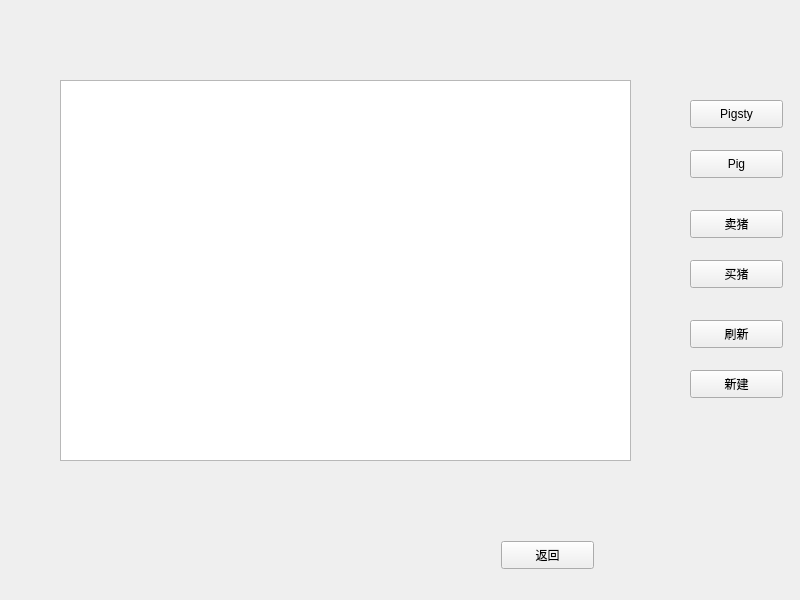
<?xml version="1.0" encoding="UTF-8"?>
<ui version="4.0">
 <class>Dialog_1</class>
 <widget class="QDialog" name="Dialog_1">
  <property name="geometry">
   <rect>
    <x>0</x>
    <y>0</y>
    <width>800</width>
    <height>600</height>
   </rect>
  </property>
  <property name="sizePolicy">
   <sizepolicy hsizetype="Fixed" vsizetype="Fixed">
    <horstretch>0</horstretch>
    <verstretch>0</verstretch>
   </sizepolicy>
  </property>
  <property name="minimumSize">
   <size>
    <width>800</width>
    <height>600</height>
   </size>
  </property>
  <property name="maximumSize">
   <size>
    <width>800</width>
    <height>600</height>
   </size>
  </property>
  <property name="windowTitle">
   <string>Dialog</string>
  </property>
  <widget class="QStackedWidget" name="stackedWidget">
   <property name="geometry">
    <rect>
     <x>30</x>
     <y>30</y>
     <width>641</width>
     <height>491</height>
    </rect>
   </property>
   <property name="currentIndex">
    <number>1</number>
   </property>
   <widget class="QWidget" name="page">
    <widget class="QTableWidget" name="tableWidget">
     <property name="geometry">
      <rect>
       <x>20</x>
       <y>20</y>
       <width>551</width>
       <height>441</height>
      </rect>
     </property>
    </widget>
   </widget>
   <widget class="QWidget" name="page_2">
    <widget class="QTableWidget" name="tableWidget_pig">
     <property name="geometry">
      <rect>
       <x>30</x>
       <y>50</y>
       <width>571</width>
       <height>381</height>
      </rect>
     </property>
    </widget>
   </widget>
   <widget class="QWidget" name="page_3">
    <widget class="QWidget" name="widget_2" native="true">
     <property name="geometry">
      <rect>
       <x>150</x>
       <y>20</y>
       <width>293</width>
       <height>50</height>
      </rect>
     </property>
     <layout class="QHBoxLayout" name="horizontalLayout_2">
      <item>
       <widget class="QLineEdit" name="lineEdit_file"/>
      </item>
      <item>
       <widget class="QPushButton" name="pushButton">
        <property name="text">
         <string>浏览路径</string>
        </property>
       </widget>
      </item>
     </layout>
    </widget>
    <widget class="QTextEdit" name="textEdit">
     <property name="geometry">
      <rect>
       <x>90</x>
       <y>110</y>
       <width>441</width>
       <height>311</height>
      </rect>
     </property>
    </widget>
   </widget>
  </widget>
  <widget class="QWidget" name="widget" native="true">
   <property name="geometry">
    <rect>
     <x>390</x>
     <y>530</y>
     <width>215</width>
     <height>50</height>
    </rect>
   </property>
   <widget class="QPushButton" name="btn_back">
    <property name="geometry">
     <rect>
      <x>111</x>
      <y>11</y>
      <width>93</width>
      <height>28</height>
     </rect>
    </property>
    <property name="text">
     <string>返回</string>
    </property>
   </widget>
  </widget>
  <widget class="QPushButton" name="tab_btnPig">
   <property name="geometry">
    <rect>
     <x>690</x>
     <y>150</y>
     <width>93</width>
     <height>28</height>
    </rect>
   </property>
   <property name="text">
    <string>Pig</string>
   </property>
  </widget>
  <widget class="QPushButton" name="tab_btnPigsty">
   <property name="geometry">
    <rect>
     <x>690</x>
     <y>100</y>
     <width>93</width>
     <height>28</height>
    </rect>
   </property>
   <property name="text">
    <string>Pigsty</string>
   </property>
  </widget>
  <widget class="QPushButton" name="btn_sell">
   <property name="geometry">
    <rect>
     <x>690</x>
     <y>210</y>
     <width>93</width>
     <height>28</height>
    </rect>
   </property>
   <property name="text">
    <string>卖猪</string>
   </property>
  </widget>
  <widget class="QPushButton" name="btn_buy">
   <property name="geometry">
    <rect>
     <x>690</x>
     <y>260</y>
     <width>93</width>
     <height>28</height>
    </rect>
   </property>
   <property name="text">
    <string>买猪</string>
   </property>
  </widget>
  <widget class="QPushButton" name="btn_new">
   <property name="geometry">
    <rect>
     <x>690</x>
     <y>320</y>
     <width>93</width>
     <height>28</height>
    </rect>
   </property>
   <property name="text">
    <string>刷新</string>
   </property>
  </widget>
  <widget class="QPushButton" name="btn_creat">
   <property name="geometry">
    <rect>
     <x>690</x>
     <y>370</y>
     <width>93</width>
     <height>28</height>
    </rect>
   </property>
   <property name="text">
    <string>新建</string>
   </property>
  </widget>
 </widget>
 <resources/>
 <connections/>
</ui>
